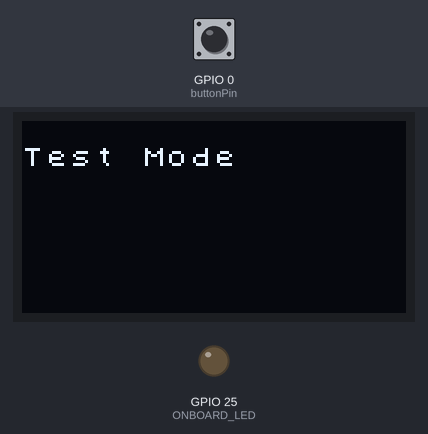
The sketch below on a simulated ESP32. On the bench: 128×64 one-colour display, output pins drawn as LEDs (lit = HIGH). Dashed ring = blinking. Inputs (shaded band) come from the test bench; at power-on: GPIO 0 (buttonPin) HIGH. Storage starts empty; no radio packets arrive unless stated; what the sketch prints to the serial monitor is not drawn.

Above: at 1.2 s.
1.3 s: GPIO 0 (buttonPin) pulled LOW for 0.15 s
At 3.1 s:
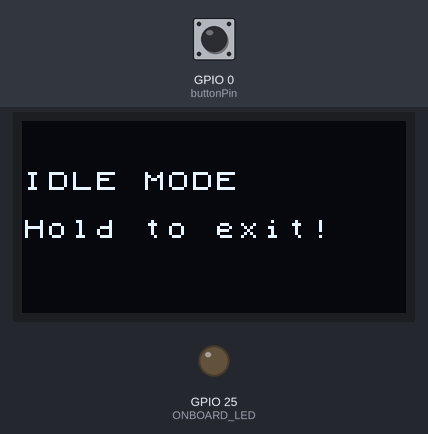
4.4 s: GPIO 0 (buttonPin) pulled LOW for 3.2 s
At 8.1 s:
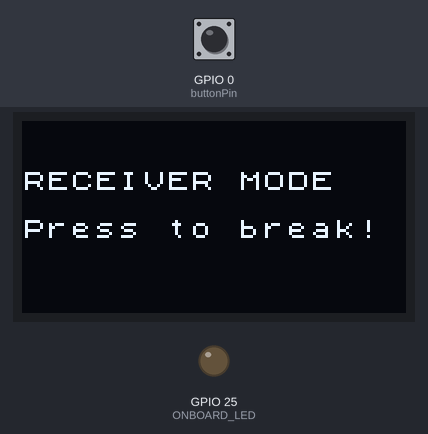
10.6 s: GPIO 0 (buttonPin) pulled LOW for 3.2 s
At 14.4 s:
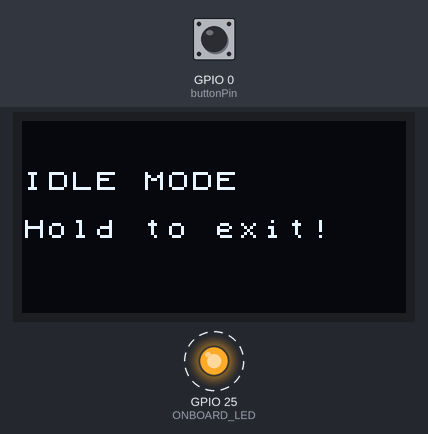
Timing chart, 0 to 21.3 s (numbered marks = the images above; inputs shaded):
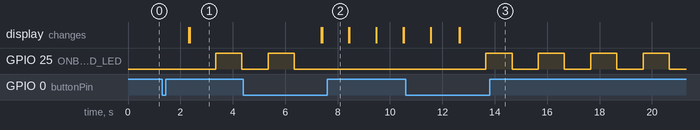

Measured:
- after the input at 1.3 s, GPIO 25 (ONBOARD_LED): LOW → HIGH after 2.1 s, → LOW 1.0 s later; the display: first changes after 1.0 s (image 1 shows a later state)
- after the input at 4.4 s, GPIO 25 (ONBOARD_LED): goes on until 6.4 s, then stays LOW; the display: first changes after 3.0 s (image 2 shows a later state)
- after the input at 10.6 s, GPIO 25 (ONBOARD_LED): alternates HIGH for 1.0 s and LOW for 1.0 s, starting after 3.1 s; the display: first differs from a run without the input after 2.0 s (image 3 shows a later state)

The sketch:

newreceiver.ino
```cpp
// (licence header left out)
#include <SPIFFS.h>
#include <LoRa.h>
#include <U8x8lib.h>
#include <Update.h>

#define ss 18
#define rst 14
#define dio0 26
#define ONBOARD_LED 25
#define LORA_PACKET_SIZE 224
#define MAX_PACKETS 3000
int receivedPacketCounters[MAX_PACKETS] = { 0 };
int lastReceivedPacket = -1;  // initialize to -1

U8X8_SSD1306_128X64_NONAME_SW_I2C u8x8(15, 4, 16);


const int buttonPin = 0;
const int state1 = 1;
const int state2 = 2;
const int state3 = 3;
int currentState = state3;
int timer = 0;

void setup() {
  //Serial begin
  Serial.begin(115200);
  //Idle mode blink
  pinMode(ONBOARD_LED, OUTPUT);


  //display start sequenz
  u8x8.begin();
  u8x8.setFont(u8x8_font_chroma48medium8_r);
  u8x8.drawString(0, 1, "Test Mode");

  if (!SPIFFS.begin(true)) {
    Serial.println("An Error occured while mounting the spiffs system");
    return;
  }

  //Set LoRa pins
  LoRa.setPins(ss, rst, dio0);

  //Initialize the LoRa transceiver module
  if (!LoRa.begin(868E6)) {
    Serial.print("LoRa initialization failed. Check the connections.");
    while (1)
      ;
  }

  //Set LoRa settings
  LoRa.setSyncWord(0xBA);
  LoRa.setCodingRate4(5);

  SPIFFS.remove("/receivedFirmware.bin");


  //listing all files in the spiffs filesystem
  File root = SPIFFS.open("/");

  File file = root.openNextFile();

  while (file) {

    Serial.print("FILE: ");
    Serial.println(file.name());

    file = root.openNextFile();
  }
  //open and read the content of receivedFile
  File file2 = SPIFFS.open("/test.txt");
  if (!file2) {
    Serial.println("Failed to open the file for reading");
    return;
  }
  Serial.println("File Content:");
  while (file2.available()) {
    Serial.write(file2.read());
  }
  file2.close();
}

void loop() {
  // ckeck if button is pressed
  if (digitalRead(buttonPin) == LOW) {
    switch (currentState) {
      case state1:
        currentState = state2;
        delay(1000);
        break;
      case state2:
        currentState = state3;
        delay(1000);
        break;
      case state3:
        currentState = state1;
        delay(1000);
        break;
    }
    switch (currentState) {
      //STATE 1 IDLE
      case state1:
        Serial.println("State1");
        u8x8.clear();
        u8x8.setCursor(0, 2);
        u8x8.print("IDLE MODE");
        u8x8.setCursor(0, 4);
        u8x8.print("Hold to exit!");
        while (timer < 10000) {
          delay(1000);
          digitalWrite(ONBOARD_LED, HIGH);
          delay(1000);
          digitalWrite(ONBOARD_LED, LOW);
          if (digitalRead(buttonPin) == LOW) {
            break;
          }
          timer++;
        }


        break;

      //STATE 2 receiving the SPIFFS file
      case state2:
        Serial.println("State2");
        u8x8.clear();
        u8x8.setCursor(0, 2);
        u8x8.print("RECEIVER MODE");
        u8x8.setCursor(0, 4);
        u8x8.print("Press to break!");
        //receive data over LoRa
        while (1) {
          receiver(LoRa.parsePacket());
          if (digitalRead(buttonPin) == LOW) {
            break;
          }
        }
        Serial.print("Ich bin aus der Schleife");
        break;
      //STATE 3 updating the firmware
      case state3:
        Serial.println("State 3");
        u8x8.clear();
        u8x8.setCursor(0, 2);
        u8x8.print("UPDATE MODE");

        updateMode();
        break;
    }
  }
}
void receiver(int packetSize) {
  //Receive the file packet by packet
  if (packetSize <= 0) {
    return;
  }
  //read packetCounter and payload
  byte lowerByte = LoRa.read();
  byte higherByte = LoRa.read();
  int receivedPacketCounter = (higherByte << 8) | lowerByte;
  uint8_t buffer[LORA_PACKET_SIZE];
  int bytesRead = 0;
  while (LoRa.available()) {
    buffer[bytesRead] = LoRa.read();
    bytesRead++;
  }
  Serial.println("Bytes read:");
  Serial.println(bytesRead);
  // check if packet has already been received
  bool packetReceived = false;
  for (int i = 0; i < MAX_PACKETS; i++) {
    if (receivedPacketCounters[i] == receivedPacketCounter && receivedPacketCounter != 0) {
      packetReceived = true;
      break;
    }
  }

  if (!packetReceived && receivedPacketCounter == lastReceivedPacket + 1) {
    //write payload to file
    File file = SPIFFS.open("/receivedFirmware.bin", "a");
    if (!file) {
      Serial.println("Failed to open file for writing");
    }
    file.write(buffer, bytesRead);
    file.close();
    Serial.println("File has been appended");

    // add packet counter to array
    for (int i = 0; i < MAX_PACKETS; i++) {
      if (receivedPacketCounters[i] == 0) {
        receivedPacketCounters[i] = receivedPacketCounter;
        break;
      }
    }
    lastReceivedPacket = receivedPacketCounter;
    u8x8.setCursor(0, 5);
    u8x8.print(lastReceivedPacket);

    // send ACK
    delay(100);
    LoRa.beginPacket();
    LoRa.write(receivedPacketCounter + 1);
    LoRa.endPacket();
  }


  //check if this was the last packet
  if (packetSize - 1 < 224) {
    // last packet received, exit loop
    return;
  }

  Serial.println("Received package #");
  Serial.println(receivedPacketCounter);
  Serial.println("Last received packet:");
  Serial.println(lastReceivedPacket);
}
void updateMode() {
  delay(1000);
  u8x8.clear();
  u8x8.setCursor(0, 4);
  u8x8.print("Update in 3");
  delay(1000);
  u8x8.clear();
  u8x8.setCursor(0, 4);
  u8x8.print("Update in 2");
  delay(1000);
  u8x8.clear();
  u8x8.setCursor(0, 4);
  u8x8.print("Update in 1");
  u8x8.clear();

  if (!SPIFFS.begin(true)) {
    Serial.println("An Error has occurred while mounting SPIFFS");
    return;
  }

  File file = SPIFFS.open("/firmware.bin");

  if (!file) {
    Serial.println("Failed to open file for reading");
    return;
  }

  Serial.println("Starting update..");


  size_t fileSize = file.size();

  if (!Update.begin(fileSize)) {

    Serial.println("Cannot do the update");
    return;
  };

  Update.writeStream(file);

  if (Update.end()) {

    Serial.println("Successful update");
    u8x8.clear();
    u8x8.setCursor(1, 1);
    u8x8.print("Successful update");
  } else {

    Serial.println("Error Occurred: " + String(Update.getError()));
    u8x8.clear();
    u8x8.setCursor(1, 1);
    u8x8.print("Error Occured: ");
    u8x8.print(String(Update.getError()));
    return;
  }

  file.close();

  Serial.println("Reset in 4 seconds...");
  delay(4000);

  ESP.restart();
}
```
